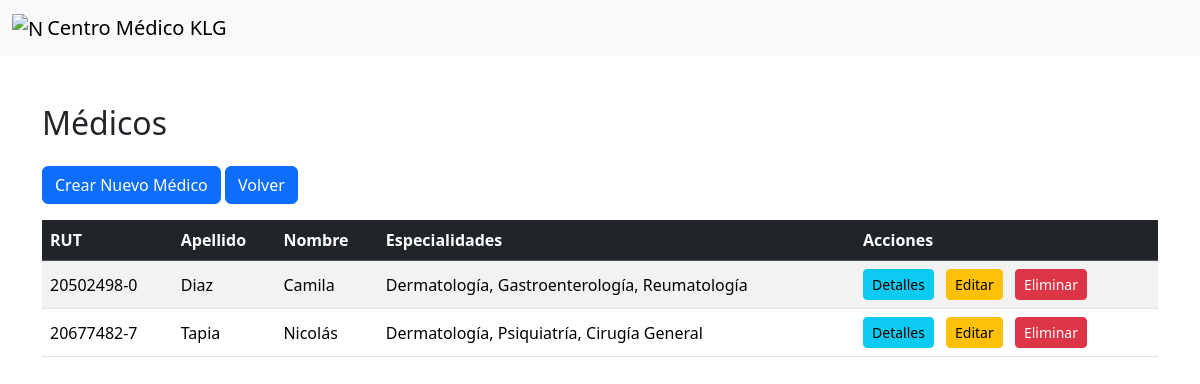
The page /medicos/ on the database its author committed.
### App/models.py (models this page shows, shortened)
class Medicos(models.Model):
    rut_medico = models.CharField(primary_key=True, max_length=20)
    nombre_medico = models.CharField(max_length=255, blank=True, null=True)
    apellido_medico = models.CharField(max_length=255, blank=True, null=True)
    id_especialidad = models.ManyToManyField(Especialidades, related_name="medico_especialidad")

class Especialidades(models.Model):
    id_especialidad = models.AutoField(primary_key=True)
    nombre_especialidad = models.CharField(max_length=255, blank=True, null=True)

### App/views.py (the view)
# urls.py: path('medicos/', views.medic_list, name='medic_list'),
def medic_list(request):
    medicos = Medicos.objects.all()
    return render(request, 'App/medic_list.html', {'medic_list': medicos})

### App/templates/App/medic_list.html (shortened to what this page needs)
{% extends "layout/base.html" %}
{% block content %}
<div class="container mt-5">
  <h2 class="mb-4">Médicos</h2>
  <a href="{% url 'medic_new' %}" class="btn btn-primary mb-3">Crear Nuevo Médico</a>
  <a href="{% url 'admin_menu' %}" class="btn btn-primary mb-3">Volver</a>
  <div class="table-responsive">
    <table class="table table-striped align-middle">
      <thead class="table-dark">
        <tr>
          <th scope="col">RUT</th>
          <th scope="col">Apellido</th>
          <th scope="col">Nombre</th>
          <th scope="col">Especialidades</th>
          <th scope="col">Acciones</th>
        </tr>
      </thead>
      <tbody>
        {% for medico in medic_list %}
        <tr>
            <td>{{ medico.rut_medico }}</td>
            <td>{{ medico.apellido_medico }}</td>
            <td>{{ medico.nombre_medico }}</td>
            <td>
                {% for especialidad in medico.id_especialidad.all %}
                    {{ especialidad.nombre_especialidad }}{% if not forloop.last %}, {% endif %}
                {% endfor %}
            </td>
            <td>
                <a href="{% url 'medic_detail' medico.pk %}" class="btn btn-info btn-sm me-2">Detalles</a>
                <a href="{% url 'medic_edit' medico.pk %}" class="btn btn-warning btn-sm me-2">Editar</a>
                <form action="{% url 'medic_delete' medico.pk %}" method="post" class="d-inline">
                    <button type="submit" class="btn btn-danger btn-sm">Eliminar</button>
                </form>
            </td>
        </tr>
        {% endfor %}
    </tbody>
    </table>
  </div>
</div>
{% endblock %}

### rows shown on the page
Medicos: rut_medico "20502498-0", apellido_medico "Diaz", nombre_medico "Camila"
Especialidades: nombre_especialidad "Dermatología"
Especialidades: nombre_especialidad "Gastroenterología"
Especialidades: nombre_especialidad "Reumatología"
Medicos: rut_medico "20677482-7", apellido_medico "Tapia", nombre_medico "Nicolás"
Especialidades: nombre_especialidad "Psiquiatría"
Especialidades: nombre_especialidad "Cirugía General"
